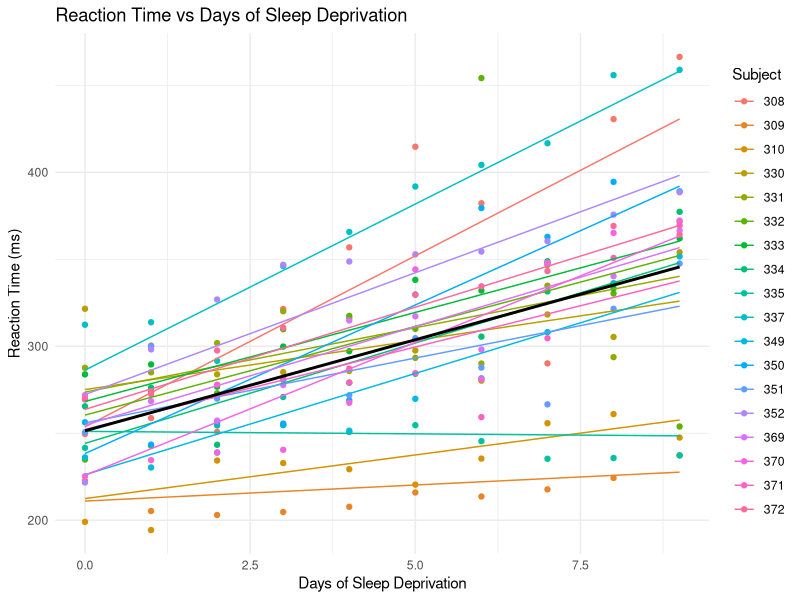

R code for this plot:
## ---- chunk 1

# Install and load required packages


#install.packages("nlme")
#install.packages("ggplot2")

#(nlme)
#library(ggplot2)



## ---- chunk 2
#install.packages("lme4")
#install.packages("Matrix")

library(lme4)
library(Matrix)

# Load the sleepstudy dataset
data("sleepstudy")
 
# Fit the normal linear mixed model
# Reaction ~ Days is the fixed effect, (1 + Days | Subject) allows for random intercepts and slopes for each subject
model <- lmer(Reaction ~ Days + (1 + Days | Subject), data = sleepstudy)

# Display the model summary
summary(model)

  

## ---- chunk 3
library(ggplot2)

# Plot the results
# First, create a data frame of predictions
sleepstudy$predicted <- predict(model)

# Plot the reaction time vs. days with random slopes for each subject
plotlmer <- ggplot(sleepstudy, aes(x = Days, y = Reaction, group = Subject)) +
  geom_point(aes(color = Subject)) + # Raw data points for each subject
  geom_line(aes(y = predicted, color = Subject)) + # Random slopes for each subject
  geom_smooth(method = "lm", aes(group = 1), color = "black", se = FALSE) + # Fixed effect (population-level line)
  labs(title = "Reaction Time vs Days of Sleep Deprivation",
       x = "Days of Sleep Deprivation",
       y = "Reaction Time (ms)") +
  theme_minimal()

plotlmer


